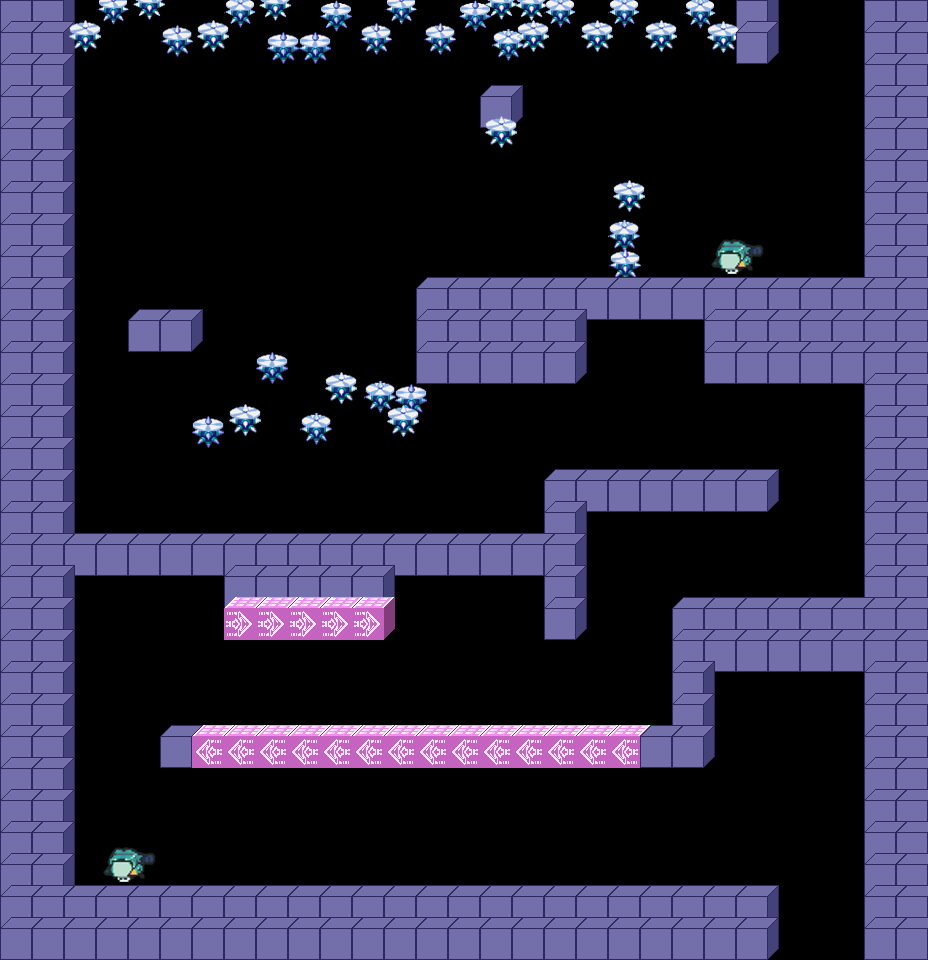

This is a level from a 2D game, rendered from its Tiled map with the project's own tilesets. A one-line summary and the complete map file follow:
An orthogonal 29x30 tile map with 32x32 px tiles, 1 tile layer (Tile Layer 1).

<map version="1.2" tiledversion="2019.02.10" orientation="orthogonal" renderorder="right-up" width="29" height="30" tilewidth="32" tileheight="32" infinite="0" nextlayerid="2" nextobjectid="1">
 <tileset firstgid="1" source="TileSheet.tsx" />
 <layer id="1" name="Tile Layer 1" width="29" height="30">
  <data encoding="csv">
12,12,0,18,19,0,0,24,23,0,17,0,18,0,21,19,23,24,0,24,0,20,0,12,0,0,0,12,12,
12,12,19,0,0,18,19,0,21,21,0,22,0,22,0,20,19,0,19,0,19,0,23,12,0,0,0,12,12,
12,12,0,0,0,0,0,0,0,0,0,0,0,0,0,0,0,0,0,0,0,0,0,0,0,0,0,12,12,
12,12,0,0,0,0,0,0,0,0,0,0,0,0,0,12,0,0,0,0,0,0,0,0,0,0,0,12,12,
12,12,0,0,0,0,0,0,0,0,0,0,0,0,0,19,0,0,0,0,0,0,0,0,0,0,0,12,12,
12,12,0,0,0,0,0,0,0,0,0,0,0,0,0,0,0,0,0,0,0,0,0,0,0,0,0,12,12,
12,12,0,0,0,0,0,0,0,0,0,0,0,0,0,0,0,0,0,19,0,0,0,0,0,0,0,12,12,
12,12,0,0,0,0,0,0,0,0,0,0,0,0,0,0,0,0,0,24,0,0,0,0,0,0,0,12,12,
12,12,0,0,0,0,0,0,0,0,0,0,0,0,0,0,0,0,0,18,0,0,41,0,0,0,0,12,12,
12,12,0,0,0,0,0,0,0,0,0,0,0,12,12,12,12,12,12,12,12,12,12,12,12,12,12,12,12,
12,12,0,0,12,12,0,0,0,0,0,0,0,12,12,12,12,12,0,0,0,0,12,12,12,12,12,12,12,
12,12,0,0,0,0,0,0,17,0,0,0,0,12,12,12,12,12,0,0,0,0,12,12,12,12,12,12,12,
12,12,0,0,0,0,0,0,0,0,19,20,21,0,0,0,0,0,0,0,0,0,0,0,0,0,0,12,12,
12,12,0,0,0,0,17,19,0,20,0,0,23,0,0,0,0,0,0,0,0,0,0,0,0,0,0,12,12,
12,12,0,0,0,0,0,0,0,0,0,0,0,0,0,0,0,0,0,0,0,0,0,0,0,0,0,12,12,
12,12,0,0,0,0,0,0,0,0,0,0,0,0,0,0,0,12,12,12,12,12,12,12,0,0,0,12,12,
12,12,0,0,0,0,0,0,0,0,0,0,0,0,0,0,0,12,0,0,0,0,0,0,0,0,0,12,12,
12,12,12,12,12,12,12,12,12,12,12,12,12,12,12,12,12,12,0,0,0,0,0,0,0,0,0,12,12,
12,12,0,0,0,0,0,12,12,12,12,12,0,0,0,0,0,12,0,0,0,0,0,0,0,0,0,12,12,
12,12,0,0,0,0,0,33,33,33,33,33,0,0,0,0,0,12,0,0,0,12,12,12,12,12,12,12,12,
12,12,0,0,0,0,0,0,0,0,0,0,0,0,0,0,0,0,0,0,0,12,12,12,12,12,12,12,12,
12,12,0,0,0,0,0,0,0,0,0,0,0,0,0,0,0,0,0,0,0,12,0,0,0,0,0,12,12,
12,12,0,0,0,0,0,0,0,0,0,0,0,0,0,0,0,0,0,0,0,12,0,0,0,0,0,12,12,
12,12,0,0,0,12,25,25,25,25,25,25,25,25,25,25,25,25,25,25,12,12,0,0,0,0,0,12,12,
12,12,0,0,0,0,0,0,0,0,0,0,0,0,0,0,0,0,0,0,0,0,0,0,0,0,0,12,12,
12,12,0,0,0,0,0,0,0,0,0,0,0,0,0,0,0,0,0,0,0,0,0,0,0,0,0,12,12,
12,12,0,0,0,0,0,0,0,0,0,0,0,0,0,0,0,0,0,0,0,0,0,0,0,0,0,12,12,
12,12,0,41,0,0,0,0,0,0,0,0,0,0,0,0,0,0,0,0,0,0,0,0,0,0,0,12,12,
12,12,12,12,12,12,12,12,12,12,12,12,12,12,12,12,12,12,12,12,12,12,12,12,0,0,0,12,12,
12,12,12,12,12,12,12,12,12,12,12,12,12,12,12,12,12,12,12,12,12,12,12,12,0,0,0,12,12
</data>
 </layer>
</map>